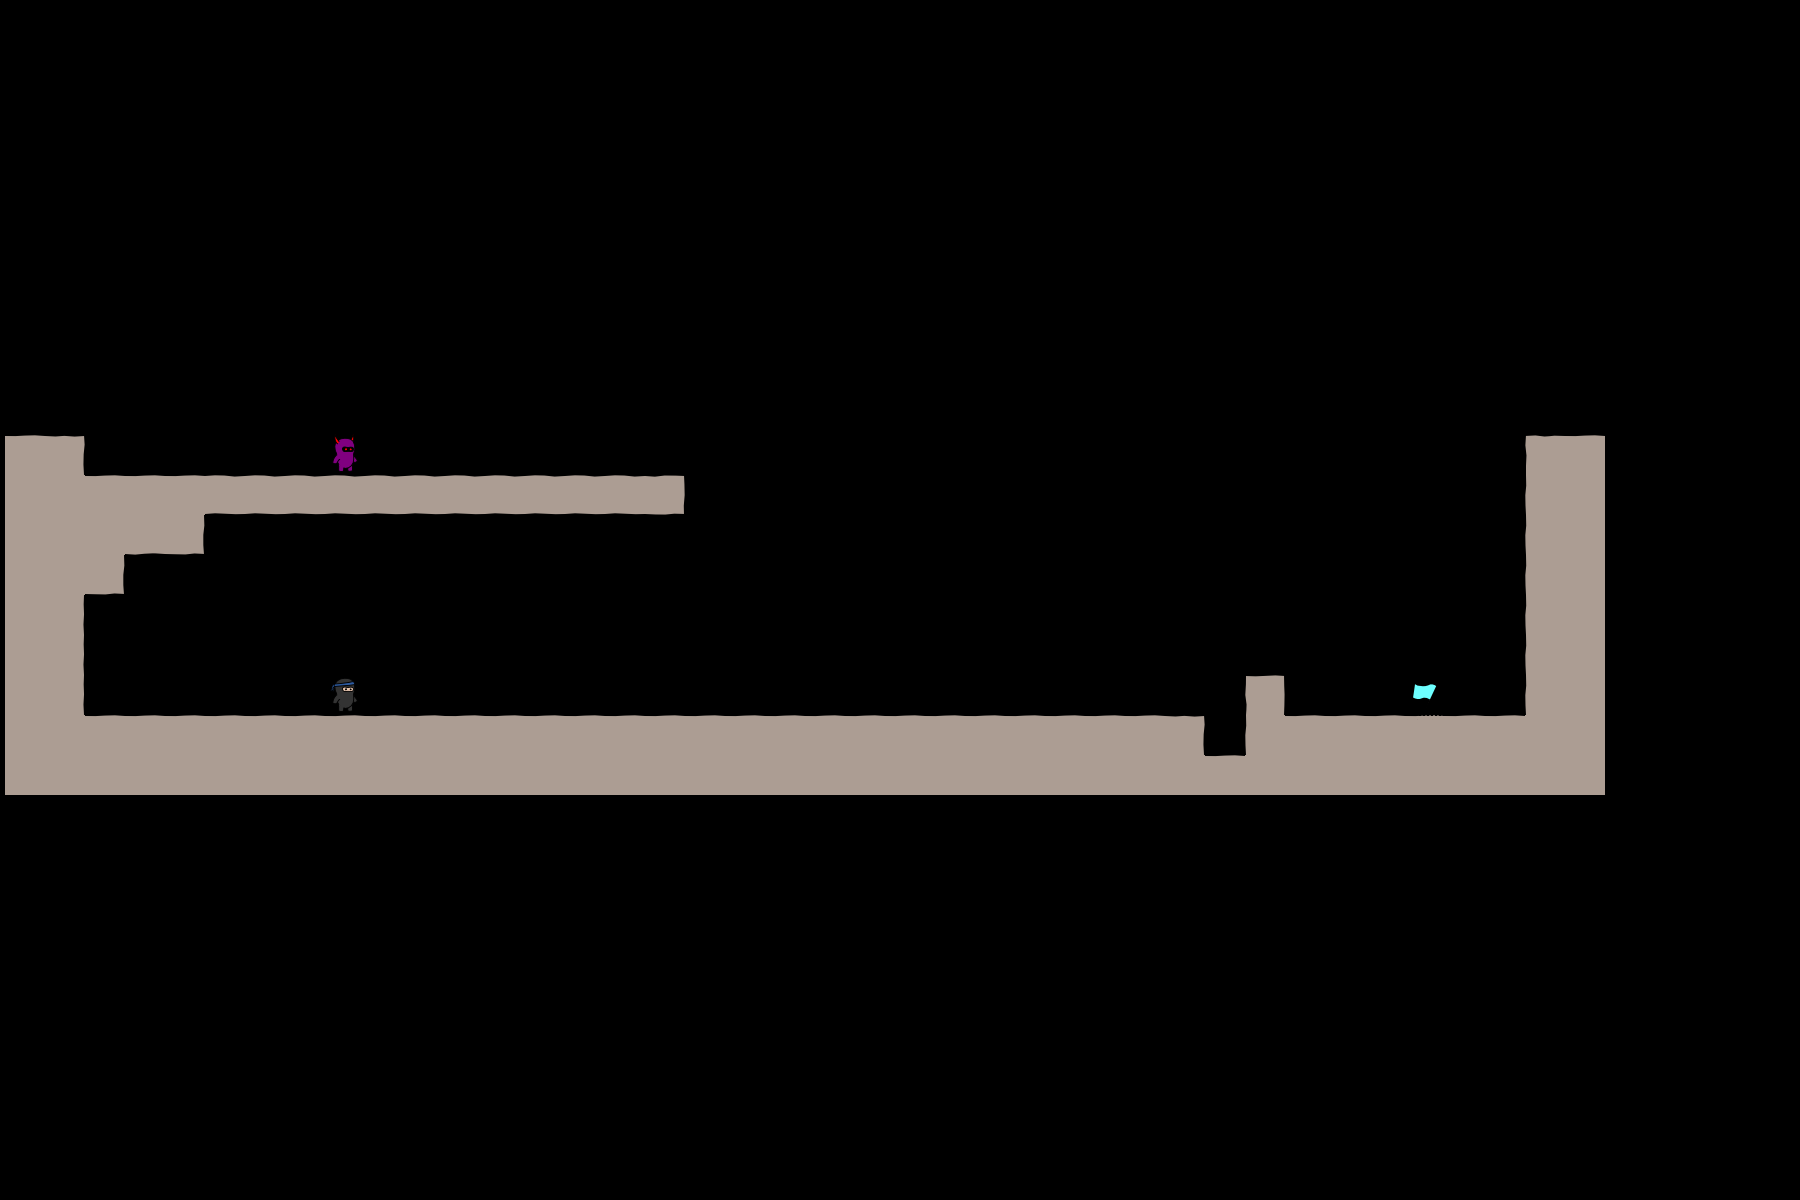

A level layout from a 2D game, rendered from its tile map. Below: a short description, then the map file with its tile-grid data intact:
An orthogonal 45x30 tile map with 40x40 px tiles, 3 tile layers (bg, objects, fg), 2 tilesets.

<map version="1.0" orientation="orthogonal" width="45" height="30" tilewidth="40" tileheight="40">
 <tileset firstgid="1" name="world1" tilewidth="50" tileheight="50">
  <image source="world1.png" width="400" height="400" />
 </tileset>
 <tileset firstgid="65" name="objectpalette" tilewidth="50" tileheight="50">
  <image source="objectpalette.png" width="400" height="400" />
 </tileset>
 <layer name="bg" width="40" height="20">
  <data encoding="csv">  0,0,0,0,0,0,0,0,0,0,0,0,0,0,0,0,0,0,0,0,0,0,0,0,0,0,0,0,0,0,0,0,0,0,0,0,0,0,0,0,
  0,0,0,0,0,0,0,0,0,0,0,0,0,0,0,0,0,0,0,0,0,0,0,0,0,0,0,0,0,0,0,0,0,0,0,0,0,0,0,0,
  0,0,0,0,0,0,0,0,0,0,0,0,0,0,0,0,0,0,0,0,0,0,0,0,0,0,0,0,0,0,0,0,0,0,0,0,0,0,0,0,
  0,0,0,0,0,0,0,0,0,0,0,0,0,0,0,0,0,0,0,0,0,0,0,0,0,0,0,0,0,0,0,0,0,0,0,0,0,0,0,0,
  0,0,0,0,0,0,0,0,0,0,0,0,0,0,0,0,0,0,0,0,0,0,0,0,0,0,0,0,0,0,0,0,0,0,0,0,0,0,0,0,
  0,0,0,0,0,0,0,0,0,0,0,0,0,0,0,0,0,0,0,0,0,0,0,0,0,0,0,0,0,0,0,0,0,0,0,0,0,0,0,0,
  0,0,0,0,0,0,0,0,0,0,0,0,0,0,0,0,0,0,0,0,0,0,0,0,0,0,0,0,0,0,0,0,0,0,0,0,0,0,0,0,
  0,0,0,0,0,0,0,0,0,0,0,0,0,0,0,0,0,0,0,0,0,0,0,0,0,0,0,0,0,0,0,0,0,0,0,0,0,0,0,0,
  0,0,0,0,0,0,0,0,0,0,0,0,0,0,0,0,0,0,0,0,0,0,0,0,0,0,0,0,0,0,0,0,0,0,0,0,0,0,0,0,
  0,0,0,0,0,0,0,0,0,0,0,0,0,0,0,0,0,0,0,0,0,0,0,0,0,0,0,0,0,0,0,0,0,0,0,0,0,0,0,0,
  0,0,0,0,0,0,0,0,0,0,0,0,0,0,0,0,0,0,0,0,0,0,0,0,0,0,0,0,0,0,0,0,0,0,0,0,0,0,0,0,
  10,11,0,0,0,0,0,0,0,0,0,0,0,0,0,0,0,0,0,0,0,0,0,0,0,0,0,0,0,0,0,0,0,0,0,0,0,0,9,10,
  18,18,10,10,10,2,2,2,2,2,2,2,2,2,2,2,3,0,0,0,0,0,0,0,0,0,0,0,0,0,0,0,0,0,0,0,0,0,17,18,
  18,18,18,26,27,0,0,0,0,0,0,0,0,0,0,0,0,0,0,0,0,0,0,0,0,0,0,0,0,0,0,0,0,0,0,0,0,0,17,18,
  18,18,27,0,0,0,0,0,0,0,0,0,0,0,0,0,0,0,0,0,0,0,0,0,0,0,0,0,0,0,0,0,0,0,0,0,0,0,17,18,
  18,19,0,0,0,0,0,0,0,0,0,0,0,0,0,0,0,0,0,0,0,0,0,0,0,0,0,0,0,0,0,0,0,0,0,0,0,0,17,18,
  18,19,0,0,0,0,0,0,0,0,0,0,0,0,0,0,0,0,0,0,0,0,0,0,0,0,0,0,0,0,0,0,0,0,0,0,0,0,17,18,
  18,19,0,0,0,0,0,0,0,0,0,0,0,0,0,0,0,0,0,0,0,0,0,0,0,0,0,0,0,0,0,12,0,0,0,0,0,0,17,18,
  18,18,10,10,10,10,10,10,10,10,10,10,10,10,10,10,10,10,10,10,10,10,10,10,10,10,10,10,10,11,0,17,10,10,10,10,10,10,18,18,
  18,18,18,18,18,18,18,18,18,18,18,18,18,18,18,18,18,18,18,18,18,18,18,18,18,18,18,18,18,18,10,18,18,18,18,18,18,18,18,18
</data>
 </layer>
 <layer name="objects" width="40" height="20">
  <data encoding="csv">
  0,0,0,0,0,0,0,0,0,0,0,0,0,0,0,0,0,0,0,0,0,0,0,0,0,0,0,0,0,0,0,0,0,0,0,0,0,0,0,0,
  0,0,0,0,0,0,0,0,0,0,0,0,0,0,0,0,0,0,0,0,0,0,0,0,0,0,0,0,0,0,0,0,0,0,0,0,0,0,0,0,
  0,0,0,0,0,0,0,0,0,0,0,0,0,0,0,0,0,0,0,0,0,0,0,0,0,0,0,0,0,0,0,0,0,0,0,0,0,0,0,0,
  0,0,0,0,0,0,0,0,0,0,0,0,0,0,0,0,0,0,0,0,0,0,0,0,0,0,0,0,0,0,0,0,0,0,0,0,0,0,0,0,
  0,0,0,0,0,0,0,0,0,0,0,0,0,0,0,0,0,0,0,0,0,0,0,0,0,0,0,0,0,0,0,0,0,0,0,0,0,0,0,0,
  0,0,0,0,0,0,0,0,0,0,0,0,0,0,0,0,0,0,0,0,0,0,0,0,0,0,0,0,0,0,0,0,0,0,0,0,0,0,0,0,
  0,0,0,0,0,0,0,0,0,0,0,0,0,0,0,0,0,0,0,0,0,0,0,0,0,0,0,0,0,0,0,0,0,0,0,0,0,0,0,0,
  0,0,0,0,0,0,0,0,0,0,0,0,0,0,0,0,0,0,0,0,0,0,0,0,0,0,0,0,0,0,0,0,0,0,0,0,0,0,0,0,
  0,0,0,0,0,0,0,0,0,0,0,0,0,0,0,0,0,0,0,0,0,0,0,0,0,0,0,0,0,0,0,0,0,0,0,0,0,0,0,0,
  0,0,0,0,0,0,0,0,0,0,0,0,0,0,0,0,0,0,0,0,0,0,0,0,0,0,0,0,0,0,0,0,0,0,0,0,0,0,0,0,
  0,0,0,0,0,0,0,0,0,0,0,0,0,0,0,0,0,0,0,0,0,0,0,0,0,0,0,0,0,0,0,0,0,0,0,0,0,0,0,0,
  0,0,0,0,0,0,0,0,75,0,0,0,0,0,0,0,0,0,0,0,0,0,0,0,0,0,0,0,0,0,0,0,0,0,0,0,0,0,0,0,
  0,0,0,0,0,0,0,0,0,0,0,0,0,0,0,0,0,0,0,0,0,0,0,0,0,0,0,0,0,0,0,0,0,0,0,0,0,0,0,0,
  0,0,0,0,0,0,0,0,0,0,0,0,0,0,0,0,0,0,0,0,0,0,0,0,0,0,0,0,0,0,0,0,0,0,0,0,0,0,0,0,
  0,0,0,0,0,0,0,0,0,0,0,0,0,0,0,0,0,0,0,0,0,0,0,0,0,0,0,0,0,0,0,0,0,0,0,0,0,0,0,0,
  0,0,0,0,0,0,0,0,0,0,0,0,0,0,0,0,0,0,0,0,0,0,0,0,0,0,0,0,0,0,0,0,0,0,0,0,0,0,0,0,
  0,0,0,0,0,0,0,0,0,0,0,0,0,0,0,0,0,0,0,0,0,0,0,0,0,0,0,0,0,0,0,0,0,0,0,0,0,0,0,0,
  0,0,0,0,0,0,0,0,65,0,0,0,0,0,0,0,0,0,0,0,0,0,0,0,0,0,0,0,0,0,0,0,0,0,0,66,0,0,0,0,
  0,0,0,0,0,0,0,0,0,0,0,0,0,0,0,0,0,0,0,0,0,0,0,0,0,0,0,0,0,0,0,0,0,0,0,0,0,0,0,0,
  0,0,0,0,0,0,0,0,0,0,0,0,0,0,0,0,0,0,0,0,0,0,0,0,0,0,0,0,0,0,0,0,0,0,0,0,0,0,0,0
</data>
 </layer>
 <layer name="fg" width="40" height="20">
  <data encoding="csv">
  0,0,0,0,0,0,0,0,0,0,0,0,0,0,0,0,0,0,0,0,0,0,0,0,0,0,0,0,0,0,0,0,0,0,0,0,0,0,0,0,
  0,0,0,0,0,0,0,0,0,0,0,0,0,0,0,0,0,0,0,0,0,0,0,0,0,0,0,0,0,0,0,0,0,0,0,0,0,0,0,0,
  0,0,0,0,0,0,0,0,0,0,0,0,0,0,0,0,0,0,0,0,0,0,0,0,0,0,0,0,0,0,0,0,0,0,0,0,0,0,0,0,
  0,0,0,0,0,0,0,0,0,0,0,0,0,0,0,0,0,0,0,0,0,0,0,0,0,0,0,0,0,0,0,0,0,0,0,0,0,0,0,0,
  0,0,0,0,0,0,0,0,0,0,0,0,0,0,0,0,0,0,0,0,0,0,0,0,0,0,0,0,0,0,0,0,0,0,0,0,0,0,0,0,
  0,0,0,0,0,0,0,0,0,0,0,0,0,0,0,0,0,0,0,0,0,0,0,0,0,0,0,0,0,0,0,0,0,0,0,0,0,0,0,0,
  0,0,0,0,0,0,0,0,0,0,0,0,0,0,0,0,0,0,0,0,0,0,0,0,0,0,0,0,0,0,0,0,0,0,0,0,0,0,0,0,
  0,0,0,0,0,0,0,0,0,0,0,0,0,0,0,0,0,0,0,0,0,0,0,0,0,0,0,0,0,0,0,0,0,0,0,0,0,0,0,0,
  0,0,0,0,0,0,0,0,0,0,0,0,0,0,0,0,0,0,0,0,0,0,0,0,0,0,0,0,0,0,0,0,0,0,0,0,0,0,0,0,
  0,0,0,0,0,0,0,0,0,0,0,0,0,0,0,0,0,0,0,0,0,0,0,0,0,0,0,0,0,0,0,0,0,0,0,0,0,0,0,0,
  0,0,0,0,0,0,0,0,0,0,0,0,0,0,0,0,0,0,0,0,0,0,0,0,0,0,0,0,0,0,0,0,0,0,0,0,0,0,0,0,
  0,0,0,0,0,0,0,0,0,0,0,0,0,0,0,0,0,0,0,0,0,0,0,0,0,0,0,0,0,0,0,0,0,0,0,0,0,0,0,0,
  0,0,0,0,0,0,0,0,0,0,0,0,0,0,0,0,0,0,0,0,0,0,0,0,0,0,0,0,0,0,0,0,0,0,0,0,0,0,0,0,
  0,0,0,0,0,0,0,0,0,0,0,0,0,0,0,0,0,0,0,0,0,0,0,0,0,0,0,0,0,0,0,0,0,0,0,0,0,0,0,0,
  0,0,0,0,0,0,0,0,0,0,0,0,0,0,0,0,0,0,0,0,0,0,0,0,0,0,0,0,0,0,0,0,0,0,0,0,0,0,0,0,
  0,0,0,0,0,0,0,0,0,0,0,0,0,0,0,0,0,0,0,0,0,0,0,0,0,0,0,0,0,0,0,0,0,0,0,0,0,0,0,0,
  0,0,0,0,0,0,0,0,0,0,0,0,0,0,0,0,0,0,0,0,0,0,0,0,0,0,0,0,0,0,0,0,0,0,0,0,0,0,0,0,
  0,0,0,0,0,0,0,0,0,0,0,0,0,0,0,0,0,0,0,0,0,0,0,0,0,0,0,0,0,0,0,0,0,0,0,0,0,0,0,0,
  0,0,0,0,0,0,0,0,0,0,0,0,0,0,0,0,0,0,0,0,0,0,0,0,0,0,0,0,0,0,0,0,0,0,0,0,0,0,0,0,
  0,0,0,0,0,0,0,0,0,0,0,0,0,0,0,0,0,0,0,0,0,0,0,0,0,0,0,0,0,0,0,0,0,0,0,0,0,0,0,0
</data>
 </layer>
</map>
